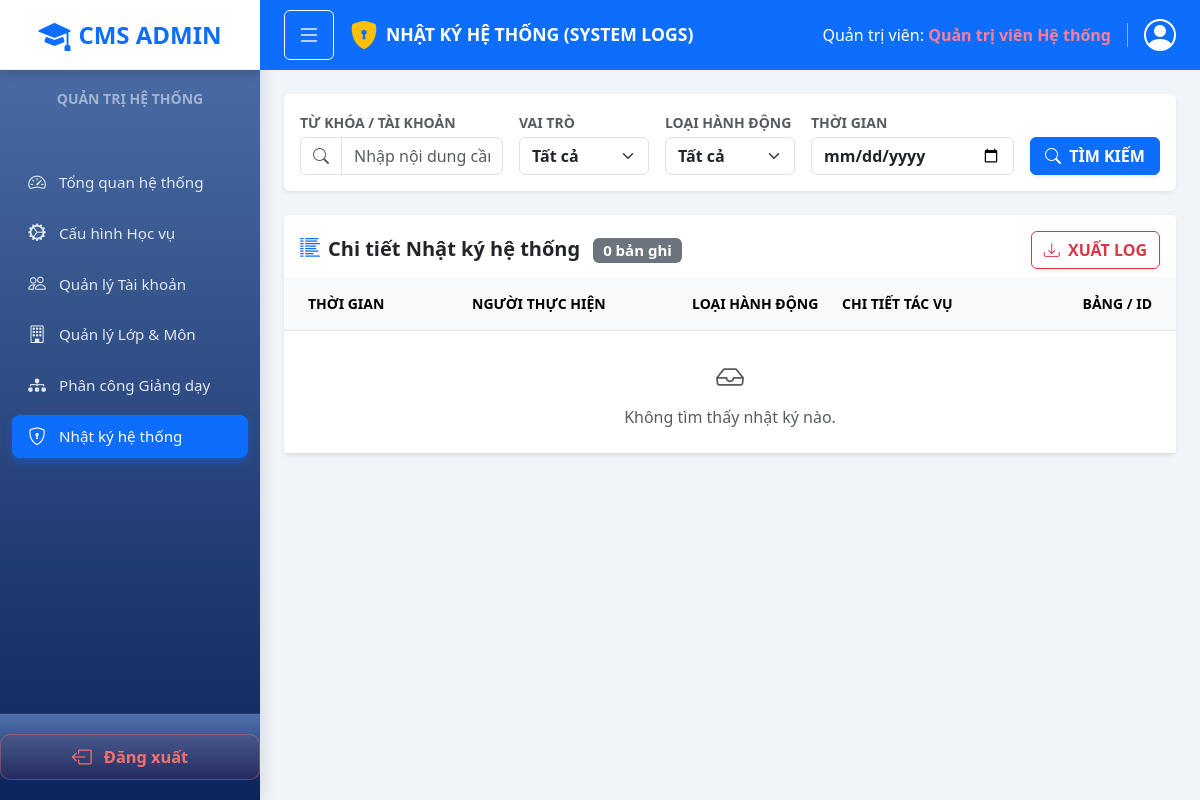
The app's page /views/admin/system-logs.php (signed in), older data.
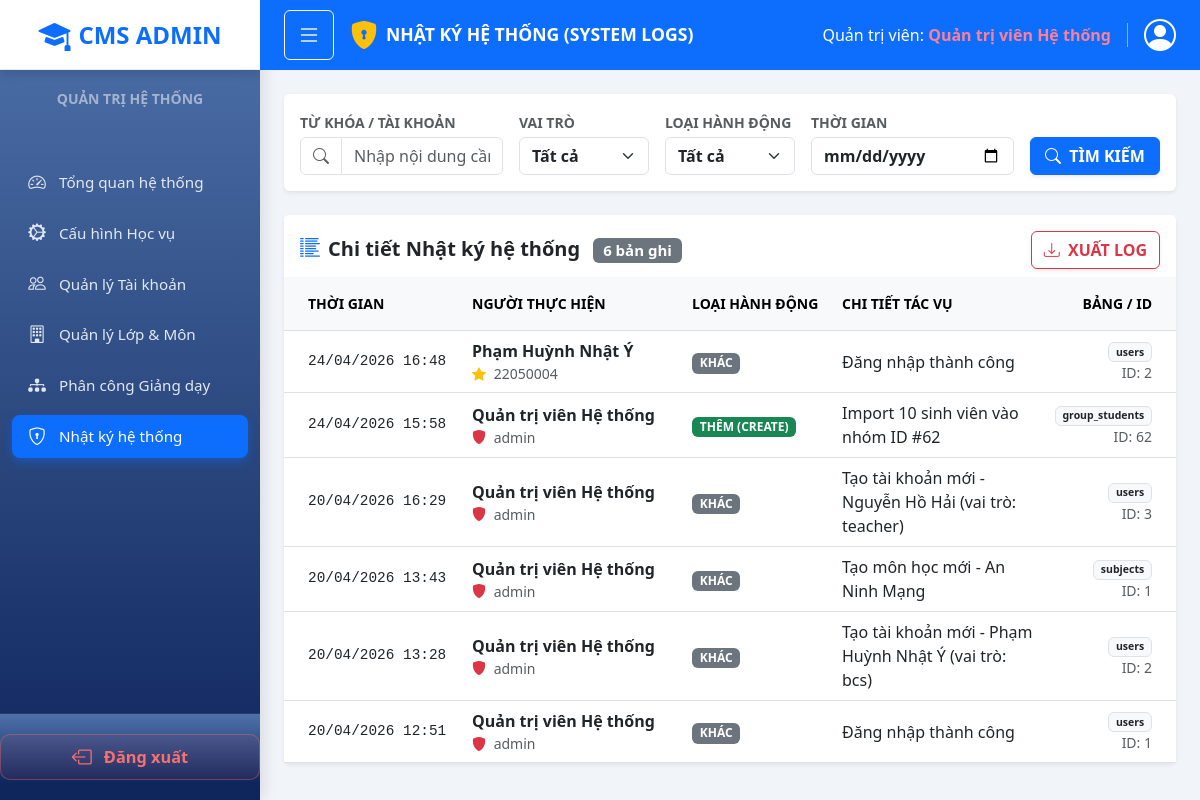
The same page, newer data.
### tables this page shows
CREATE TABLE `system_logs` (
  `id` int(11) NOT NULL AUTO_INCREMENT,
  `user_id` int(11) DEFAULT NULL,
  `action` varchar(255) DEFAULT NULL,
  `target_table` varchar(50) DEFAULT NULL,
  `target_id` int(11) DEFAULT NULL,
  `created_at` timestamp NOT NULL DEFAULT current_timestamp(),
  PRIMARY KEY (`id`),
  KEY `user_id` (`user_id`),
  CONSTRAINT `system_logs_ibfk_1` FOREIGN KEY (`user_id`) REFERENCES `users` (`id`) ON DELETE SET NULL
);

CREATE TABLE `users` (
  `id` int(11) NOT NULL AUTO_INCREMENT,
  `username` varchar(50) DEFAULT NULL,
  `password` varchar(255) DEFAULT NULL,
  `full_name` varchar(100) DEFAULT NULL,
  `email` varchar(100) NOT NULL,
  `google_id` varchar(255) DEFAULT NULL,
  `role` enum('student','bcs','teacher','support_admin','admin') DEFAULT 'student',
  `secondary_role` enum('student','bcs','teacher','admin') DEFAULT NULL,
  `is_active` tinyint(1) DEFAULT 1 COMMENT '1: Hoạt động, 0: Bị khóa',
  `position` varchar(100) DEFAULT NULL COMMENT 'Chức vụ (BCS): Lớp trưởng, Lớp phó',
  `academic_title` varchar(50) DEFAULT NULL COMMENT 'Học hàm/học vị: GS, PGS, TS, ThS, CN...',
  `avatar` varchar(255) DEFAULT NULL,
  `birth_date` date DEFAULT NULL,
  `phone_number` varchar(20) DEFAULT NULL,
  `address` varchar(255) DEFAULT NULL,
  `created_at` timestamp NOT NULL DEFAULT current_timestamp(),
  PRIMARY KEY (`id`),
  UNIQUE KEY `email` (`email`)
);

### config/config.php (called while the page is built, shortened)
<?php
function getDBConnection() {
    global $conn;
    if (!isset($conn) || $conn === false) {
        try {
            $conn = mysqli_connect(DB_HOST, DB_USER, DB_PASS, DB_NAME, DB_PORT);
        } catch (Throwable $e) {
            $safeHost = DB_HOST ?: '(empty-host)';
            throw new Exception("Lỗi kết nối database tới '{$safeHost}'. Vui lòng kiểm tra DB_HOST/DB_NAME/DB_USER/DB_PASS trong .env.local hoặc biến môi trường host. Chi tiết: " . $e->getMessage());
        }
        mysqli_set_charset($conn, "utf8mb4");
    }
    return $conn;
}
function e($string) {
    return htmlspecialchars($string ?? '', ENT_QUOTES, 'UTF-8');
}
function db_query($sql, $params = []) {
    $conn = getDBConnection();
    $stmt = mysqli_prepare($conn, $sql);
    $execResult = mysqli_stmt_execute($stmt);
    $trimmedSql = trim($sql);
    $isSelect = preg_match('/^\s*(SELECT|SHOW|DESCRIBE|EXPLAIN)\s/i', $trimmedSql);
    if ($isSelect) {
        $result = mysqli_stmt_get_result($stmt);
        return $result;
    }
}
function db_fetch_all($sql, $params = []) {
    $result = db_query($sql, $params);
    $rows = [];
    while ($row = mysqli_fetch_assoc($result)) {
        $rows[] = $row;
    }
    return $rows;
}

### config/helpers.php (called while the page is built, shortened)
<?php
function formatDateTime($date, $format = 'd/m/Y H:i') {
    $timestamp = is_string($date) ? strtotime($date) : $date;
    return date($format, $timestamp);
}

### views/admin/system-logs.php (the view, shortened to what the rows shown need)
<?php
require_once __DIR__ . '/../../config/config.php';
require_once __DIR__ . '/../../config/helpers.php';
$params = [];
$whereClause = '';
$perPage = 15;
$currentPage = isset($_GET['page']) ? max(1, (int)$_GET['page']) : 1;
$offset = ($currentPage - 1) * $perPage;
$sql = "SELECT sl.*, u.full_name, u.username, u.role, u.email
        FROM system_logs sl
        LEFT JOIN users u ON sl.user_id = u.id
        $whereClause
        ORDER BY sl.created_at DESC
        LIMIT $perPage OFFSET $offset";
$logs = db_fetch_all($sql, $params);
function getActionType($action) {
    $action = strtolower($action);
    if (strpos($action, 'create') !== false || strpos($action, 'thêm') !== false || strpos($action, 'import') !== false) {
        return ['type' => 'create', 'label' => 'THÊM (CREATE)', 'class' => 'bg-success'];
    }
    return ['type' => 'other', 'label' => 'KHÁC', 'class' => 'bg-secondary'];
}
function getRoleDisplay($role, $fullName) {
    $roleConfig = [
        'admin' => ['icon' => 'bi-shield-fill', 'icon_class' => 'text-danger', 'badge_class' => 'bg-danger text-white', 'label' => 'Quản trị viên'],
        'teacher' => ['icon' => 'bi-person-video3', 'icon_class' => 'text-primary', 'badge_class' => 'bg-primary text-white', 'label' => 'Giảng viên'],
        'bcs' => ['icon' => 'bi-star-fill', 'icon_class' => 'text-warning', 'badge_class' => 'bg-warning text-dark', 'label' => 'Ban Cán Sự'],
        'student' => ['icon' => 'bi-person', 'icon_class' => 'text-info', 'badge_class' => 'bg-info text-white', 'label' => 'Sinh viên'],
    ];
    return $roleConfig[$role] ?? ['icon' => 'bi-person', 'icon_class' => 'text-secondary', 'badge_class' => 'bg-secondary text-white', 'label' => $role];
}
?>
<!DOCTYPE html>
<html lang="vi">
<head>
    <link href="https://cdn.jsdelivr.net/npm/bootstrap@5.3.0/dist/css/bootstrap.min.css" rel="stylesheet">
    <link href="https://cdn.jsdelivr.net/npm/bootstrap-icons@1.10.5/font/bootstrap-icons.css" rel="stylesheet">
    <link rel="stylesheet" href="../../public/css/style.css">
    <link rel="stylesheet" href="../../public/css/layout.css">
    <link rel="stylesheet" href="../../public/css/admin/admin-layout.css">
    <link rel="stylesheet" href="../../public/css/admin/system-logs.css">
</head>
<body class="dashboard-body">
<div class="main-content admin-main-content" id="mainContent">
    <div class="p-4">
        <div class="card shadow-sm border-0">
            <div class="card-body p-0">
                <div class="table-responsive">
                    <table class="table table-hover align-middle mb-0">
                        <thead class="table-light small text-muted fw-bold">
                            <tr>
                                <th class="ps-4 py-3" style="width: 180px;">THỜI GIAN</th>
                                <th class="py-3" style="width: 220px;">NGƯỜI THỰC HIỆN</th>
                                <th class="py-3" style="width: 150px;">LOẠI HÀNH ĐỘNG</th>
                                <th class="py-3">CHI TIẾT TÁC VỤ</th>
                                <th class="pe-4 py-3 text-end" style="width: 120px;">BẢNG / ID</th>
                            </tr>
                        </thead>
                        <tbody>
                            <?php if (count($logs) > 0): ?>
                                <?php foreach ($logs as $log): ?>
                                    <?php
                                    $actionType = getActionType($log['action']);
                                    $roleDisplay = getRoleDisplay($log['role'], $log['full_name']);
                                    $isWarning = $actionType['type'] === 'warning';
                                    ?>
                                    <tr class="<?php echo $isWarning ? 'bg-warning bg-opacity-10' : ''; ?>">
                                        <td class="ps-4 text-dark log-time <?php echo $isWarning ? 'fw-bold text-danger' : ''; ?>">
                                            <?php echo formatDateTime($log['created_at']); ?>
                                        </td>
                                        <td>
                                            <?php if ($log['full_name']): ?>
                                                <div class="fw-bold text-dark"><?php echo e($log['full_name']); ?></div>
                                                <div class="small text-muted">
                                                    <i class="bi <?php echo $roleDisplay['icon']; ?> <?php echo $roleDisplay['icon_class']; ?> me-1"></i>
                                                    <?php echo e($log['username']); ?>
                                                </div>
                                            <?php endif; ?>
                                        </td>
                                        <td>
                                            <span class="badge <?php echo $actionType['class']; ?>"><?php echo $actionType['label']; ?></span>
                                        </td>
                                        <td class="text-dark"><?php echo e($log['action']); ?></td>
                                        <td class="pe-4 text-end text-muted small">
                                            <?php if ($log['target_table']): ?>
                                                <span class="badge bg-light text-dark border"><?php echo e($log['target_table']); ?></span>
                                                <?php if ($log['target_id']): ?>
                                                    <br>ID: <?php echo e($log['target_id']); ?>
                                                <?php endif; ?>
                                            <?php else: ?>
                                                --
                                            <?php endif; ?>
                                        </td>
                                    </tr>
                                <?php endforeach; ?>
                            <?php endif; ?>
                        </tbody>
                    </table>
                </div>
            </div>
        </div>
    </div>
</div>
</body>
</html>

Row changes from the older to the newer data that the page shows:
added system_logs: created_at "24/04/2026 16:48", user.full_name "Phạm Huỳnh Nhật Ý", user.username "22050004", action "KHÁC", action "Đăng nhập thành công", target_table "users", target "2"
added system_logs: created_at "24/04/2026 15:58", user.full_name "Quản trị viên Hệ thống", user.username "admin", action "THÊM (CREATE)", action "Import 10 sinh viên vào nhóm ID #62", target_table "group_students", target "62"
added system_logs: created_at "20/04/2026 16:29", user.full_name "Quản trị viên Hệ thống", user.username "admin", action "KHÁC", action "Tạo tài khoản mới - Nguyễn Hồ Hải (vai trò: teacher)", target_table "users", target "3"
added system_logs: created_at "20/04/2026 13:43", user.full_name "Quản trị viên Hệ thống", user.username "admin", action "KHÁC", action "Tạo môn học mới - An Ninh Mạng", target_table "subjects", target "1"
added system_logs: created_at "20/04/2026 13:28", user.full_name "Quản trị viên Hệ thống", user.username "admin", action "KHÁC", action "Tạo tài khoản mới - Phạm Huỳnh Nhật Ý (vai trò: bcs)", target_table "users", target "2"
added system_logs: created_at "20/04/2026 12:51", user.full_name "Quản trị viên Hệ thống", user.username "admin", action "KHÁC", action "Đăng nhập thành công", target_table "users", target "1"
Text that changed along with them:
$totalRecords: "0" → "6"
text no longer shown: "Không tìm thấy nhật ký nào."
